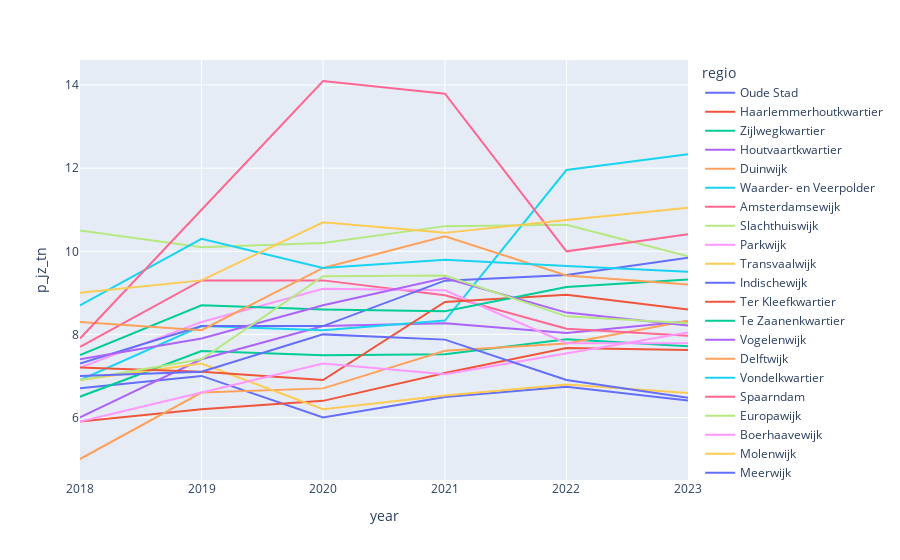

Write notebook code for a chart like this one.
### Code cell
import plotly.io as pio
pio.renderers.default = "vscode"
import plotly.express as px
fig = px.line(ts_amsterdam, x="year", y="p_jz_tn", color="regio")
fig.show()

### Figure 1 — Plotly figure (JSON) as saved in the notebook; plotly's stock layout.template omitted (floating-point values rounded to 4 significant figures)
{"data": [{"hovertemplate": "regio=Oude Stad<br>year=%{x}<br>p_jz_tn=%{y}<extra></extra>", "legendgroup": "Oude Stad", "line": {"color": "#636efa", "dash": "solid"}, "marker": {"symbol": "circle"}, "mode": "lines", "name": "Oude Stad", "orientation": "v", "showlegend": true, "type": "scatter", "x": ["2018-01-01T00:00:00", "2019-01-01T00:00:00", "2020-01-01T00:00:00", "2021-01-01T00:00:00", "2022-01-01T00:00:00", "2023-01-01T00:00:00"], "xaxis": "x", "y": [6.7, 7, 6, 6.494, 6.742, 6.409], "yaxis": "y"}, {"hovertemplate": "regio=Haarlemmerhoutkwartier<br>year=%{x}<br>p_jz_tn=%{y}<extra></extra>", "legendgroup": "Haarlemmerhoutkwartier", "line": {"color": "#EF553B", "dash": "solid"}, "marker": {"symbol": "circle"}, "mode": "lines", "name": "Haarlemmerhoutkwartier", "orientation": "v", "showlegend": true, "type": "scatter", "x": ["2018-01-01T00:00:00", "2019-01-01T00:00:00", "2020-01-01T00:00:00", "2021-01-01T00:00:00", "2022-01-01T00:00:00", "2023-01-01T00:00:00"], "xaxis": "x", "y": [5.9, 6.2, 6.4, 7.071, 7.67, 7.625], "yaxis": "y"}, {"hovertemplate": "regio=Zijlwegkwartier<br>year=%{x}<br>p_jz_tn=%{y}<extra></extra>", "legendgroup": "Zijlwegkwartier", "line": {"color": "#00cc96", "dash": "solid"}, "marker": {"symbol": "circle"}, "mode": "lines", "name": "Zijlwegkwartier", "orientation": "v", "showlegend": true, "type": "scatter", "x": ["2018-01-01T00:00:00", "2019-01-01T00:00:00", "2020-01-01T00:00:00", "2021-01-01T00:00:00", "2022-01-01T00:00:00", "2023-01-01T00:00:00"], "xaxis": "x", "y": [6.5, 7.6, 7.5, 7.522, 7.883, 7.712], "yaxis": "y"}, {"hovertemplate": "regio=Houtvaartkwartier<br>year=%{x}<br>p_jz_tn=%{y}<extra></extra>", "legendgroup": "Houtvaartkwartier", "line": {"color": "#ab63fa", "dash": "solid"}, "marker": {"symbol": "circle"}, "mode": "lines", "name": "Houtvaartkwartier", "orientation": "v", "showlegend": true, "type": "scatter", "x": ["2018-01-01T00:00:00", "2019-01-01T00:00:00", "2020-01-01T00:00:00", "2021-01-01T00:00:00", "2022-01-01T00:00:00", "2023-01-01T00:00:00"], "xaxis": "x", "y": [6, 7.4, 8.2, 8.268, 8.031, 8.316], "yaxis": "y"}, {"hovertemplate": "regio=Duinwijk<br>year=%{x}<br>p_jz_tn=%{y}<extra></extra>", "legendgroup": "Duinwijk", "line": {"color": "#FFA15A", "dash": "solid"}, "marker": {"symbol": "circle"}, "mode": "lines", "name": "Duinwijk", "orientation": "v", "showlegend": true, "type": "scatter", "x": ["2018-01-01T00:00:00", "2019-01-01T00:00:00", "2020-01-01T00:00:00", "2021-01-01T00:00:00", "2022-01-01T00:00:00", "2023-01-01T00:00:00"], "xaxis": "x", "y": [5, 6.6, 6.7, 7.606, 7.781, 8.326], "yaxis": "y"}, {"hovertemplate": "regio=Waarder- en Veerpolder<br>year=%{x}<br>p_jz_tn=%{y}<extra></extra>", "legendgroup": "Waarder- en Veerpolder", "line": {"color": "#19d3f3", "dash": "solid"}, "marker": {"symbol": "circle"}, "mode": "lines", "name": "Waarder- en Veerpolder", "orientation": "v", "showlegend": true, "type": "scatter", "x": ["2018-01-01T00:00:00", "2019-01-01T00:00:00", "2020-01-01T00:00:00", "2021-01-01T00:00:00", "2022-01-01T00:00:00", "2023-01-01T00:00:00"], "xaxis": "x", "y": [6.9, 8.2, 8.1, 8.333, 11.96, 12.33], "yaxis": "y"}, {"hovertemplate": "regio=Amsterdamsewijk<br>year=%{x}<br>p_jz_tn=%{y}<extra></extra>", "legendgroup": "Amsterdamsewijk", "line": {"color": "#FF6692", "dash": "solid"}, "marker": {"symbol": "circle"}, "mode": "lines", "name": "Amsterdamsewijk", "orientation": "v", "showlegend": true, "type": "scatter", "x": ["2018-01-01T00:00:00", "2019-01-01T00:00:00", "2020-01-01T00:00:00", "2021-01-01T00:00:00", "2022-01-01T00:00:00", "2023-01-01T00:00:00"], "xaxis": "x", "y": [7.7, 9.3, 9.3, 8.943, 8.136, 7.969], "yaxis": "y"}, {"hovertemplate": "regio=Slachthuiswijk<br>year=%{x}<br>p_jz_tn=%{y}<extra></extra>", "legendgroup": "Slachthuiswijk", "line": {"color": "#B6E880", "dash": "solid"}, "marker": {"symbol": "circle"}, "mode": "lines", "name": "Slachthuiswijk", "orientation": "v", "showlegend": true, "type": "scatter", "x": ["2018-01-01T00:00:00", "2019-01-01T00:00:00", "2020-01-01T00:00:00", "2021-01-01T00:00:00", "2022-01-01T00:00:00", "2023-01-01T00:00:00"], "xaxis": "x", "y": [10.5, 10.1, 10.2, 10.61, 10.64, 9.881], "yaxis": "y"}, {"hovertemplate": "regio=Parkwijk<br>year=%{x}<br>p_jz_tn=%{y}<extra></extra>", "legendgroup": "Parkwijk", "line": {"color": "#FF97FF", "dash": "solid"}, "marker": {"symbol": "circle"}, "mode": "lines", "name": "Parkwijk", "orientation": "v", "showlegend": true, "type": "scatter", "x": ["2018-01-01T00:00:00", "2019-01-01T00:00:00", "2020-01-01T00:00:00", "2021-01-01T00:00:00", "2022-01-01T00:00:00", "2023-01-01T00:00:00"], "xaxis": "x", "y": [7.2, 8.3, 9.1, 9.061, 7.788, 7.789], "yaxis": "y"}, {"hovertemplate": "regio=Transvaalwijk<br>year=%{x}<br>p_jz_tn=%{y}<extra></extra>", "legendgroup": "Transvaalwijk", "line": {"color": "#FECB52", "dash": "solid"}, "marker": {"symbol": "circle"}, "mode": "lines", "name": "Transvaalwijk", "orientation": "v", "showlegend": true, "type": "scatter", "x": ["2018-01-01T00:00:00", "2019-01-01T00:00:00", "2020-01-01T00:00:00", "2021-01-01T00:00:00", "2022-01-01T00:00:00", "2023-01-01T00:00:00"], "xaxis": "x", "y": [6.9, 7.3, 6.2, 6.526, 6.794, 6.589], "yaxis": "y"}, {"hovertemplate": "regio=Indischewijk<br>year=%{x}<br>p_jz_tn=%{y}<extra></extra>", "legendgroup": "Indischewijk", "line": {"color": "#636efa", "dash": "solid"}, "marker": {"symbol": "circle"}, "mode": "lines", "name": "Indischewijk", "orientation": "v", "showlegend": true, "type": "scatter", "x": ["2018-01-01T00:00:00", "2019-01-01T00:00:00", "2020-01-01T00:00:00", "2021-01-01T00:00:00", "2022-01-01T00:00:00", "2023-01-01T00:00:00"], "xaxis": "x", "y": [7.3, 8.2, 8.2, 9.294, 9.427, 9.843], "yaxis": "y"}, {"hovertemplate": "regio=Ter Kleefkwartier<br>year=%{x}<br>p_jz_tn=%{y}<extra></extra>", "legendgroup": "Ter Kleefkwartier", "line": {"color": "#EF553B", "dash": "solid"}, "marker": {"symbol": "circle"}, "mode": "lines", "name": "Ter Kleefkwartier", "orientation": "v", "showlegend": true, "type": "scatter", "x": ["2018-01-01T00:00:00", "2019-01-01T00:00:00", "2020-01-01T00:00:00", "2021-01-01T00:00:00", "2022-01-01T00:00:00", "2023-01-01T00:00:00"], "xaxis": "x", "y": [7.2, 7.1, 6.9, 8.782, 8.953, 8.598], "yaxis": "y"}, {"hovertemplate": "regio=Te Zaanenkwartier<br>year=%{x}<br>p_jz_tn=%{y}<extra></extra>", "legendgroup": "Te Zaanenkwartier", "line": {"color": "#00cc96", "dash": "solid"}, "marker": {"symbol": "circle"}, "mode": "lines", "name": "Te Zaanenkwartier", "orientation": "v", "showlegend": true, "type": "scatter", "x": ["2018-01-01T00:00:00", "2019-01-01T00:00:00", "2020-01-01T00:00:00", "2021-01-01T00:00:00", "2022-01-01T00:00:00", "2023-01-01T00:00:00"], "xaxis": "x", "y": [7.5, 8.7, 8.6, 8.555, 9.142, 9.321], "yaxis": "y"}, {"hovertemplate": "regio=Vogelenwijk<br>year=%{x}<br>p_jz_tn=%{y}<extra></extra>", "legendgroup": "Vogelenwijk", "line": {"color": "#ab63fa", "dash": "solid"}, "marker": {"symbol": "circle"}, "mode": "lines", "name": "Vogelenwijk", "orientation": "v", "showlegend": true, "type": "scatter", "x": ["2018-01-01T00:00:00", "2019-01-01T00:00:00", "2020-01-01T00:00:00", "2021-01-01T00:00:00", "2022-01-01T00:00:00", "2023-01-01T00:00:00"], "xaxis": "x", "y": [7.4, 7.9, 8.7, 9.355, 8.525, 8.212], "yaxis": "y"}, {"hovertemplate": "regio=Delftwijk<br>year=%{x}<br>p_jz_tn=%{y}<extra></extra>", "legendgroup": "Delftwijk", "line": {"color": "#FFA15A", "dash": "solid"}, "marker": {"symbol": "circle"}, "mode": "lines", "name": "Delftwijk", "orientation": "v", "showlegend": true, "type": "scatter", "x": ["2018-01-01T00:00:00", "2019-01-01T00:00:00", "2020-01-01T00:00:00", "2021-01-01T00:00:00", "2022-01-01T00:00:00", "2023-01-01T00:00:00"], "xaxis": "x", "y": [8.3, 8.1, 9.6, 10.36, 9.417, 9.203], "yaxis": "y"}, {"hovertemplate": "regio=Vondelkwartier<br>year=%{x}<br>p_jz_tn=%{y}<extra></extra>", "legendgroup": "Vondelkwartier", "line": {"color": "#19d3f3", "dash": "solid"}, "marker": {"symbol": "circle"}, "mode": "lines", "name": "Vondelkwartier", "orientation": "v", "showlegend": true, "type": "scatter", "x": ["2018-01-01T00:00:00", "2019-01-01T00:00:00", "2020-01-01T00:00:00", "2021-01-01T00:00:00", "2022-01-01T00:00:00", "2023-01-01T00:00:00"], "xaxis": "x", "y": [8.7, 10.3, 9.6, 9.798, 9.649, 9.51], "yaxis": "y"}, {"hovertemplate": "regio=Spaarndam<br>year=%{x}<br>p_jz_tn=%{y}<extra></extra>", "legendgroup": "Spaarndam", "line": {"color": "#FF6692", "dash": "solid"}, "marker": {"symbol": "circle"}, "mode": "lines", "name": "Spaarndam", "orientation": "v", "showlegend": true, "type": "scatter", "x": ["2018-01-01T00:00:00", "2019-01-01T00:00:00", "2020-01-01T00:00:00", "2021-01-01T00:00:00", "2022-01-01T00:00:00", "2023-01-01T00:00:00"], "xaxis": "x", "y": [7.9, 11, 14.1, 13.79, 10, 10.41], "yaxis": "y"}, {"hovertemplate": "regio=Europawijk<br>year=%{x}<br>p_jz_tn=%{y}<extra></extra>", "legendgroup": "Europawijk", "line": {"color": "#B6E880", "dash": "solid"}, "marker": {"symbol": "circle"}, "mode": "lines", "name": "Europawijk", "orientation": "v", "showlegend": true, "type": "scatter", "x": ["2018-01-01T00:00:00", "2019-01-01T00:00:00", "2020-01-01T00:00:00", "2021-01-01T00:00:00", "2022-01-01T00:00:00", "2023-01-01T00:00:00"], "xaxis": "x", "y": [6.9, 7.4, 9.4, 9.419, 8.434, 8.268], "yaxis": "y"}, {"hovertemplate": "regio=Boerhaavewijk<br>year=%{x}<br>p_jz_tn=%{y}<extra></extra>", "legendgroup": "Boerhaavewijk", "line": {"color": "#FF97FF", "dash": "solid"}, "marker": {"symbol": "circle"}, "mode": "lines", "name": "Boerhaavewijk", "orientation": "v", "showlegend": true, "type": "scatter", "x": ["2018-01-01T00:00:00", "2019-01-01T00:00:00", "2020-01-01T00:00:00", "2021-01-01T00:00:00", "2022-01-01T00:00:00", "2023-01-01T00:00:00"], "xaxis": "x", "y": [5.9, 6.6, 7.3, 7.042, 7.536, 8.044], "yaxis": "y"}, {"hovertemplate": "regio=Molenwijk<br>year=%{x}<br>p_jz_tn=%{y}<extra></extra>", "legendgroup": "Molenwijk", "line": {"color": "#FECB52", "dash": "solid"}, "marker": {"symbol": "circle"}, "mode": "lines", "name": "Molenwijk", "orientation": "v", "showlegend": true, "type": "scatter", "x": ["2018-01-01T00:00:00", "2019-01-01T00:00:00", "2020-01-01T00:00:00", "2021-01-01T00:00:00", "2022-01-01T00:00:00", "2023-01-01T00:00:00"], "xaxis": "x", "y": [9, 9.3, 10.7, 10.44, 10.75, 11.05], "yaxis": "y"}, {"hovertemplate": "regio=Meerwijk<br>year=%{x}<br>p_jz_tn=%{y}<extra></extra>", "legendgroup": "Meerwijk", "line": {"color": "#636efa", "dash": "solid"}, "marker": {"symbol": "circle"}, "mode": "lines", "name": "Meerwijk", "orientation": "v", "showlegend": true, "type": "scatter", "x": ["2018-01-01T00:00:00", "2019-01-01T00:00:00", "2020-01-01T00:00:00", "2021-01-01T00:00:00", "2022-01-01T00:00:00", "2023-01-01T00:00:00"], "xaxis": "x", "y": [7, 7.1, 8, 7.874, 6.903, 6.475], "yaxis": "y"}], "layout": {"legend": {"title": {"text": "regio"}, "tracegroupgap": 0}, "margin": {"t": 60}, "xaxis": {"anchor": "y", "domain": [0, 1], "title": {"text": "year"}}, "yaxis": {"anchor": "x", "domain": [0, 1], "title": {"text": "p_jz_tn"}}}}
